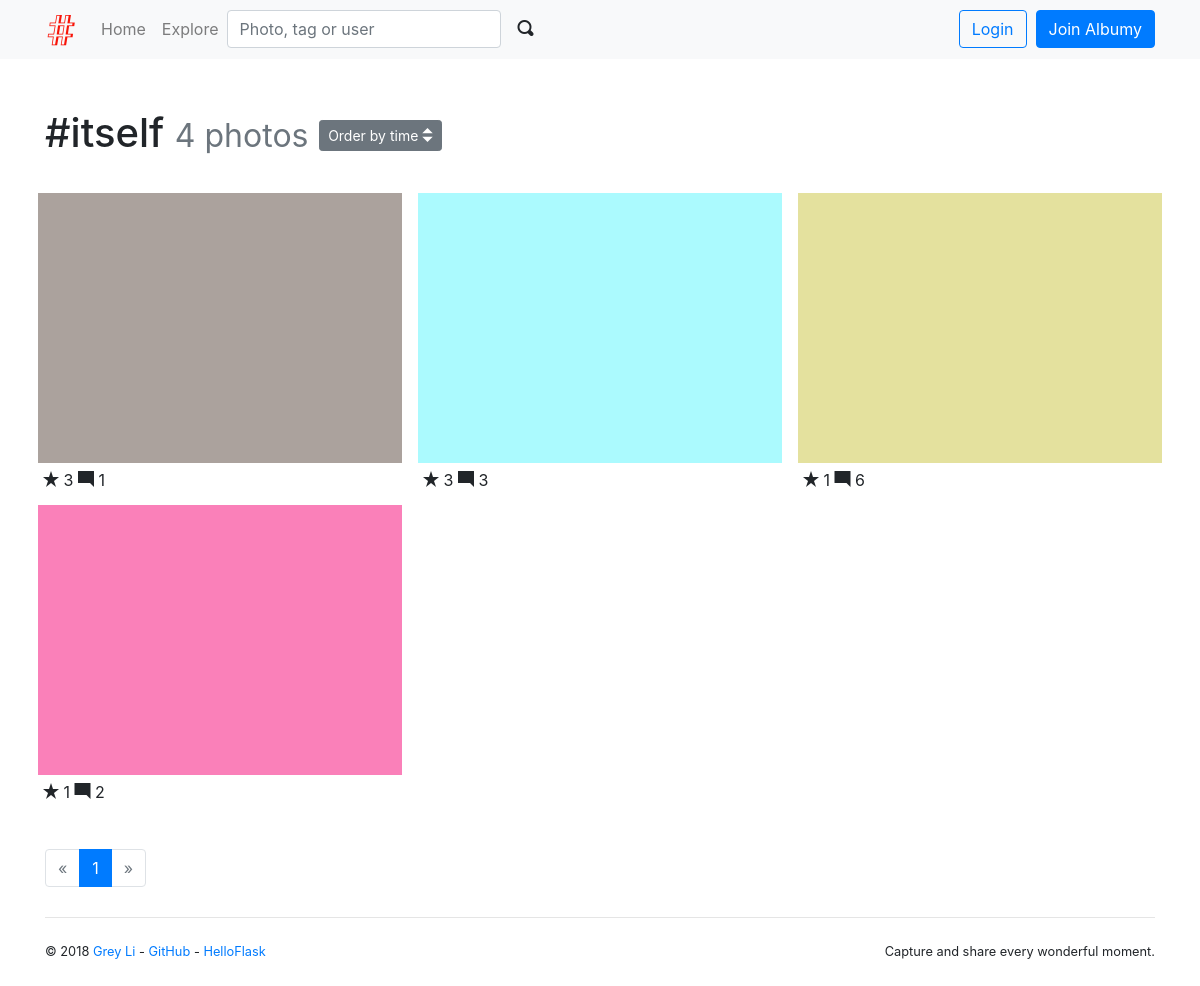
The page /tag/1 on the database its author committed.
### albumy/models.py (models this page shows)
@whooshee.register_model('name')
class Tag(db.Model):
    id = db.Column(db.Integer, primary_key=True)
    name = db.Column(db.String(64), index=True, unique=True)
    photos = db.relationship('Photo', secondary=tagging, back_populates='tags')

@whooshee.register_model('description')
class Photo(db.Model):
    id = db.Column(db.Integer, primary_key=True)
    description = db.Column(db.String(500))
    filename = db.Column(db.String(64))
    filename_s = db.Column(db.String(64))
    filename_m = db.Column(db.String(64))
    timestamp = db.Column(db.DateTime, default=datetime.utcnow, index=True)
    can_comment = db.Column(db.Boolean, default=True)
    flag = db.Column(db.Integer, default=0)
    author_id = db.Column(db.Integer, db.ForeignKey('user.id'))
    author = db.relationship('User', back_populates='photos')
    comments = db.relationship('Comment', back_populates='photo', cascade='all')
    collectors = db.relationship('Collect', back_populates='collected', cascade='all')
    tags = db.relationship('Tag', secondary=tagging, back_populates='photos')

### albumy/blueprints/main.py (the view)
@main_bp.route('/tag/<int:tag_id>', defaults={'order': 'by_time'})
@main_bp.route('/tag/<int:tag_id>/<order>')
def show_tag(tag_id, order):
    tag = Tag.query.get_or_404(tag_id)
    page = request.args.get('page', 1, type=int)
    per_page = current_app.config['ALBUMY_PHOTO_PER_PAGE']
    order_rule = 'time'
    pagination = Photo.query.with_parent(tag).order_by(Photo.timestamp.desc()).paginate(page, per_page)
    photos = pagination.items
    if order == 'by_collects':
        photos.sort(key=lambda x: len(x.collectors), reverse=True)
        order_rule = 'collects'
    return render_template('main/tag.html', tag=tag, pagination=pagination, photos=photos, order_rule=order_rule)

### albumy/__init__.py (called while the page is built)
def register_template_context(app):
    @app.context_processor
    def make_template_context():
        if current_user.is_authenticated:
            notification_count = Notification.query.with_parent(current_user).filter_by(is_read=False).count()
        else:
            notification_count = None
        return dict(notification_count=notification_count)

### albumy/extensions.py (called while the page is built)
    def can(self, permission_name):
        return False

### albumy/templates/main/tag.html (shortened to what this page needs)
{% extends 'base.html' %}
{% from 'bootstrap/pagination.html' import render_pagination %}
{% from 'bootstrap/form.html' import render_form %}
{% from 'macros.html' import photo_card with context %}
{% block content %}
    <div class="page-header">
        <h1>#{{ tag.name }}
            <small class="text-muted">{{ tag.photos|length }} photos</small>
            <span class="dropdown">
            <button class="btn btn-secondary btn-sm" type="button" id="dropdownMenuButton" data-toggle="dropdown"
                    aria-haspopup="true" aria-expanded="false">
                Order by {{ order_rule }} <span class="oi oi-elevator"></span>
            </button>
        </span>
        </h1>
    </div>
    <div class="row">
        {% for photo in photos %}
            {{ photo_card(photo) }}
        {% endfor %}
    </div>
    <div class="page-footer">
        {{ render_pagination(pagination, align='center') }}
    </div>
{% endblock %}

### albumy/templates/base.html (shortened to what this page needs)
{% from 'bootstrap/nav.html' import render_nav_item %}
<!DOCTYPE html>
<html lang="en">
<head>
    {% block head %}
        {% block styles %}
            <link rel="stylesheet" href="{{ url_for('static', filename='css/bootstrap.min.css') }}">
            <link rel="stylesheet" href="{{ url_for('static', filename='open-iconic/font/css/open-iconic-bootstrap.css') }}">
            <link rel="stylesheet" href="{{ url_for('static', filename='css/style.css') }}">
        {% endblock %}
    {% endblock head %}
</head>
<body>
{% block navbar %}
    <nav class="navbar navbar-expand-lg navbar-light bg-light">
        <div class="container">
            <a class="navbar-brand" href="{{ url_for('main.index') }}">
                <img src="{{ url_for('static', filename='favicon.ico') }}" alt="Albumy">
            </a>
            <div class="collapse navbar-collapse" id="navbarColor01">
                <div class="navbar-nav mr-auto">
                    {{ render_nav_item('main.index', 'Home') }}
                    {{ render_nav_item('main.explore', 'Explore') }}
                    <form class="form-inline my-2 my-lg-0" action="{{ url_for('main.search') }}">
                        <input type="text" name="q" class="form-control mr-sm-1" placeholder="Photo, tag or user"
                               required>
                        <button class="btn btn-light my-2 my-sm-0" type="submit">
                            <span class="oi oi-magnifying-glass"></span>
                        </button>
                    </form>
                </div>
                <div class="navbar-nav ml-auto">
                {% if current_user.is_authenticated %}
                    <a class="nav-item nav-link" href="{{ url_for('main.show_notifications', filter='unread') }}">
                        <span class="oi oi-bell"></span>
                        <span id="notification-badge"
                              class="{% if notification_count == 0 %}hide{% endif %} badge badge-danger badge-notification"
                              data-href="{{ url_for('ajax.notifications_count') }}">{{ notification_count }}</span>
                    </a>
                    <a class="nav-item nav-link" href="{{ url_for('main.upload') }}" title="Upload">
                        <span class="oi oi-cloud-upload"></span>&nbsp;&nbsp;
                    </a>
                    <div class="dropdown nav-item">
                        <a href="#" class="nav-link dropdown-toggle" data-toggle="dropdown" role="button"
                           aria-expanded="false">
                            <img class="avatar-xs"
                                 src="{{ url_for('main.get_avatar', filename=current_user.avatar_s) }}">
                            <span class="caret"></span>
                        </a>
                        <div class="dropdown-menu dropdown-menu-right" role="menu">
                            <h6 class="dropdown-header">Logged in as {{ current_user.username }}</h6>
                            <a class="dropdown-item" href="{{ url_for('user.index', username=current_user.username) }}">
                                <span class="oi oi-person"></span> My Home
                            </a>
                            <div class="dropdown-divider"></div>
                            <a class="dropdown-item" href="{{ url_for('user.edit_profile') }}">
                                <span class="oi oi-cog"></span> Settings
                            </a>
                            {% if current_user.can('MODERATE') %}
                                <a class="dropdown-item" href="{{ url_for('admin.index') }}">
                                    <span class="oi oi-dashboard"></span> Dashboard
                                </a>
                            {% endif %}
                            <a class="dropdown-item" href="{{ url_for('auth.logout') }}">
                                <span class="oi oi-power-standby"></span> Logout
                            </a>
                        </div>
                    </div>
                {% else %}
                    <a class="btn btn-outline-primary" href="{{ url_for('auth.login') }}">Login</a>&nbsp;&nbsp;
                    <a class="btn btn-primary" href="{{ url_for('auth.register') }}">Join Albumy</a>
                {% endif %}
                </div>
            </div>
        </div>
    </nav>
{% endblock %}
<main>
    <div class="container">
        {% block content %}{% endblock %}
        {% block footer %}
            <footer>
                <p class="float-left">
                    <small>&copy; 2018
                        <a href="http://greyli.com" title="Written by Grey Li">Grey Li</a> -
                        <a href="https://github.com/greyli/albumy" title="Fork me on GitHub">GitHub</a> -
                        <a href="http://helloflask.com" title="A HelloFlask project">HelloFlask</a>
                    </small>
                </p>
                <p class="float-right">
                    <small>Capture and share every wonderful moment.</small>
                </p>
            </footer>
        {% endblock %}
    </div>
</main>
</body>
</html>

### albumy/templates/macros.html (shortened to what this page needs)
{% macro photo_card(photo) %}
    <div class="photo-card card">
        <a class="card-thumbnail" href="{{ url_for('main.show_photo', photo_id=photo.id) }}">
            <img class="card-img-top portrait" src="{{ url_for('main.get_image', filename=photo.filename_s) }}">
        </a>
        <div class="card-body">
            <span class="oi oi-star"></span> {{ photo.collectors|length }}
            <span class="oi oi-comment-square"></span> {{ photo.comments|length }}
        </div>
    </div>
{% endmacro %}

### albumy/static/css/style.css (style rules this page uses)
.page-header { padding-top: 20px; padding-bottom: 20px; }
.page-footer { padding-top: 40px; }
nav { margin-bottom: 30px; }
footer { margin: 30px 0; padding: 20px 0; border-top: 1px solid #e5e5e5; }
.photo-card { float: left; width: 33.333%; padding: 0.5rem 0.5rem 0 0.5rem; border: 0; }
.photo-card .card-body { padding: 5px; }
.card-thumbnail { position: relative; width: auto; height: 20em; overflow: hidden; }
.card-thumbnail img { position: absolute; left: 50%; top: 50%; height: 100%; width: auto; -webkit-transform: translate(-50%, -50%); -ms-transform: translate(-50%, -50%); transform: translate(-50%, -50%); }
.card-thumbnail img.portrait { width: 100%; height: auto; }
@media (max-width: 1280px) { .card-thumbnail { height: 270px; } }

### rows shown on the page
Tag: name "itself"
Photo: filename_s (picture), collectors|length "3", comments|length "1"
Photo: filename_s (picture), collectors|length "3", comments|length "3"
Photo: filename_s (picture), collectors|length "1", comments|length "6"
Photo: filename_s (picture), collectors|length "1", comments|length "2"

### other values the page prints
{{ render_nav_item('main.index', 'Home') }} "Home"
{{ render_nav_item('main.explore', 'Explore') }} "Explore"
{{ tag.photos|length }} "4"
{{ order_rule }} "time"
{{ render_pagination(pagination, align='center') }} "« 1 »"
